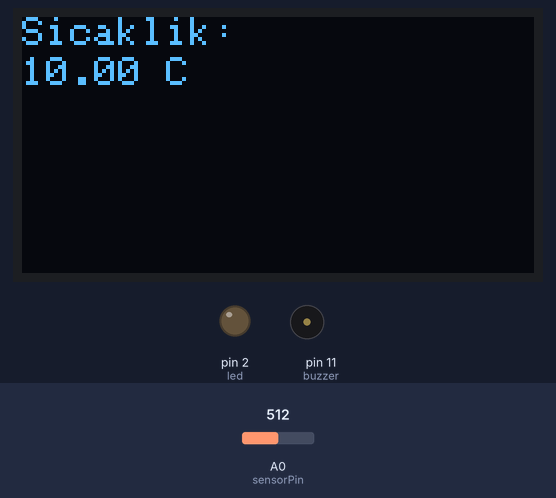
This sketch was run on a simulated Arduino Uno, built with avr-gcc and run on an emulated ATmega328P. Parts: 128×64 one-colour display, output pins drawn as LEDs (lit = HIGH), buzzer (waves = sounding, pin HIGH). Inputs (shaded band) come from the test bench; at power-on: A0 (sensorPin) = 512. The display library's start-up logo is not drawn.

Above: at 1.2 s.
1.3 s: A0 (sensorPin) set to 753
At 2.3 s:
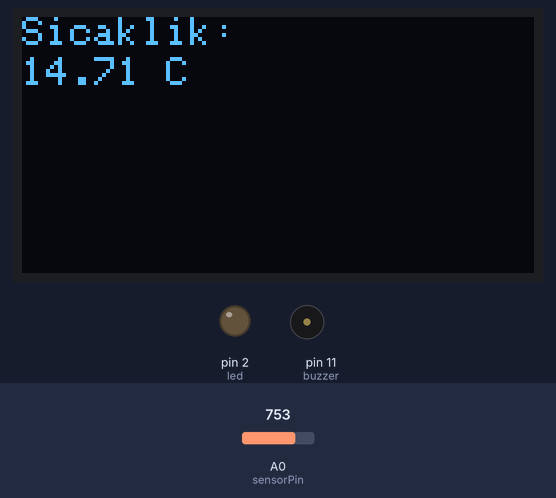
3.0 s: A0 (sensorPin) set to 776
At 3.4 s:
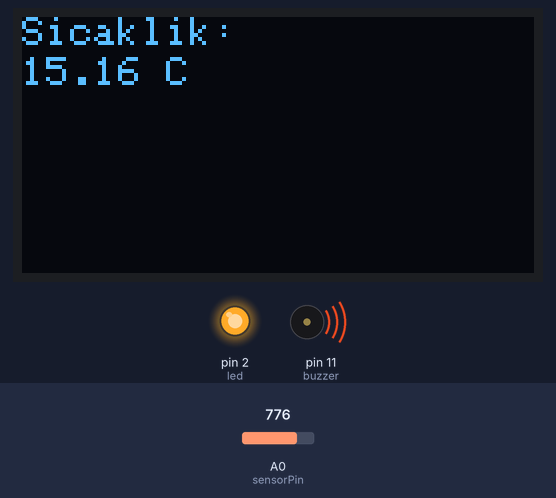
4.6 s: A0 (sensorPin) set to 716
At 5.8 s:
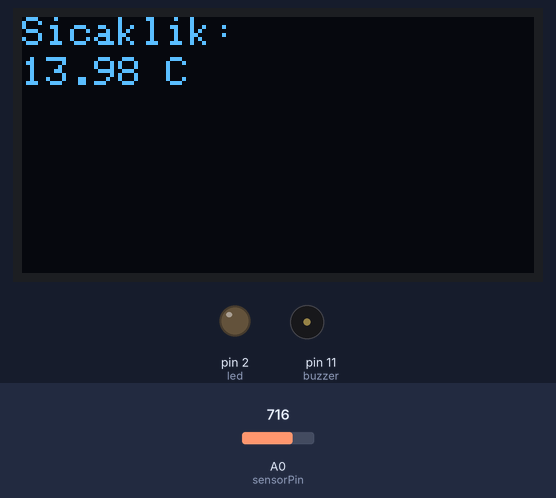
Timing chart, 0 to 7.6 s (numbered marks = the images above; inputs shaded):
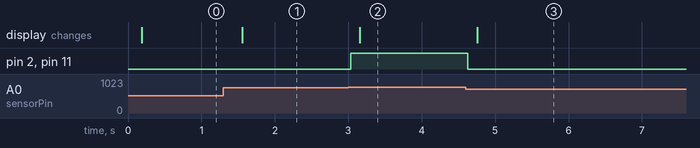

Measured:
- the behaviour switches between 767 and 768 on A0 (sensorPin) (found by bisection; images 1 and 2)
- after the input at 1.3 s, the display: changes after 0.26 s (image 1)
- after the input at 3.0 s, pin 2 (led), pin 11 (buzzer): LOW → HIGH at once; the display: changes after 0.16 s (image 2)
- after the input at 4.6 s, pin 2 (led), pin 11 (buzzer): HIGH → LOW at once; the display: changes after 0.16 s (image 3)

The sketch:

yangin_alarm_sensoru.ino
```cpp
#include <Wire.h>
#include <Adafruit_SSD1306.h>

int sensorPin=A0;
int sensorDeger=0;
float gerilim=0;
float sicaklik=0;
int buzzer=11;
int led=2;
#define OLED_RESET 4
Adafruit_SSD1306 display(OLED_RESET);

void setup() {
 display.begin(SSD1306_SWITCHCAPVCC, 0x3C);
 display.display();
 pinMode(buzzer,OUTPUT);
 pinMode(led,OUTPUT);


}

void loop() {
sensorDeger = analogRead(sensorPin);
  gerilim = (sensorDeger / 1024.0) /5.0; // Değeri düzeltmek için * ile çarpılmalıdır.
  sicaklik = gerilim * 100.0;

  display.clearDisplay(); // Ekranı temizle

  display.setTextSize(1);      // Yazı boyutunu ayarla
  display.setTextColor(SSD1306_WHITE); // Beyaz renk seç
  display.setCursor(0, 0);     // İlk satır, ilk sütun
  display.print("Sicaklik: "); // Yazıyı ekrana bas
  display.setCursor(0, 10);
  display.print(sicaklik);      // Sicaklik değerini ekrana bas
  display.println(" C");        // Derece işareti ekle ve yeni satıra geç
  if(sicaklik>15){
    digitalWrite(buzzer,HIGH);
    digitalWrite(led,HIGH);
  }else{
    digitalWrite(buzzer,LOW);
    digitalWrite(led,LOW);

  }
  delay(100);

  display.display(); // Değişiklikleri ekrana gönder
  delay(100);       // Bir saniye bekleyin (opsiyonel)
}
```
